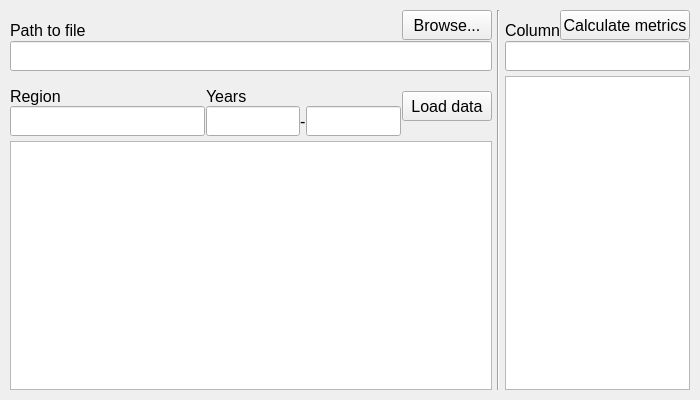
<?xml version="1.0" encoding="UTF-8"?>
<ui version="4.0">
 <class>MainWindow</class>
 <widget class="QMainWindow" name="MainWindow">
  <property name="geometry">
   <rect>
    <x>0</x>
    <y>0</y>
    <width>700</width>
    <height>400</height>
   </rect>
  </property>
  <property name="minimumSize">
   <size>
    <width>700</width>
    <height>400</height>
   </size>
  </property>
  <property name="font">
   <font>
    <pointsize>11</pointsize>
   </font>
  </property>
  <property name="windowTitle">
   <string>CSV reader</string>
  </property>
  <widget class="QWidget" name="main">
   <property name="minimumSize">
    <size>
     <width>0</width>
     <height>0</height>
    </size>
   </property>
   <property name="font">
    <font>
     <family>Ubuntu</family>
     <pointsize>12</pointsize>
    </font>
   </property>
   <property name="whatsThis">
    <string/>
   </property>
   <property name="styleSheet">
    <string notr="true"/>
   </property>
   <layout class="QHBoxLayout" name="horizontalLayout_5" stretch="3,0,1">
    <property name="spacing">
     <number>5</number>
    </property>
    <property name="leftMargin">
     <number>10</number>
    </property>
    <property name="topMargin">
     <number>10</number>
    </property>
    <property name="rightMargin">
     <number>10</number>
    </property>
    <property name="bottomMargin">
     <number>10</number>
    </property>
    <item>
     <layout class="QVBoxLayout" name="layout_vertical_1">
      <property name="spacing">
       <number>5</number>
      </property>
      <item>
       <layout class="QVBoxLayout" name="layout_path">
        <property name="spacing">
         <number>1</number>
        </property>
        <item>
         <layout class="QHBoxLayout" name="layout_path_top">
          <property name="spacing">
           <number>0</number>
          </property>
          <item>
           <widget class="QLabel" name="lbl_path">
            <property name="sizePolicy">
             <sizepolicy hsizetype="Fixed" vsizetype="Fixed">
              <horstretch>0</horstretch>
              <verstretch>0</verstretch>
             </sizepolicy>
            </property>
            <property name="minimumSize">
             <size>
              <width>80</width>
              <height>30</height>
             </size>
            </property>
            <property name="maximumSize">
             <size>
              <width>80</width>
              <height>30</height>
             </size>
            </property>
            <property name="font">
             <font>
              <family>Ubuntu</family>
              <pointsize>12</pointsize>
             </font>
            </property>
            <property name="text">
             <string>Path to file</string>
            </property>
            <property name="alignment">
             <set>Qt::AlignBottom|Qt::AlignLeading|Qt::AlignLeft</set>
            </property>
           </widget>
          </item>
          <item>
           <spacer name="spacer_path">
            <property name="orientation">
             <enum>Qt::Horizontal</enum>
            </property>
            <property name="sizeHint" stdset="0">
             <size>
              <width>40</width>
              <height>30</height>
             </size>
            </property>
           </spacer>
          </item>
          <item>
           <widget class="QPushButton" name="btn_browse">
            <property name="sizePolicy">
             <sizepolicy hsizetype="Fixed" vsizetype="Fixed">
              <horstretch>0</horstretch>
              <verstretch>0</verstretch>
             </sizepolicy>
            </property>
            <property name="minimumSize">
             <size>
              <width>90</width>
              <height>30</height>
             </size>
            </property>
            <property name="maximumSize">
             <size>
              <width>90</width>
              <height>30</height>
             </size>
            </property>
            <property name="font">
             <font>
              <family>Ubuntu</family>
              <pointsize>12</pointsize>
             </font>
            </property>
            <property name="text">
             <string>Browse...</string>
            </property>
           </widget>
          </item>
         </layout>
        </item>
        <item>
         <widget class="QLineEdit" name="ln_path">
          <property name="minimumSize">
           <size>
            <width>300</width>
            <height>30</height>
           </size>
          </property>
          <property name="maximumSize">
           <size>
            <width>16777215</width>
            <height>30</height>
           </size>
          </property>
          <property name="font">
           <font>
            <family>Ubuntu</family>
            <pointsize>12</pointsize>
           </font>
          </property>
         </widget>
        </item>
       </layout>
      </item>
      <item>
       <layout class="QHBoxLayout" name="layout_criteria" stretch="2,2,0">
        <property name="spacing">
         <number>1</number>
        </property>
        <item>
         <layout class="QVBoxLayout" name="layout_region">
          <property name="spacing">
           <number>0</number>
          </property>
          <item>
           <layout class="QHBoxLayout" name="layout_region_top">
            <property name="spacing">
             <number>0</number>
            </property>
            <item>
             <widget class="QLabel" name="lbl_region">
              <property name="sizePolicy">
               <sizepolicy hsizetype="Fixed" vsizetype="Fixed">
                <horstretch>0</horstretch>
                <verstretch>0</verstretch>
               </sizepolicy>
              </property>
              <property name="minimumSize">
               <size>
                <width>50</width>
                <height>30</height>
               </size>
              </property>
              <property name="maximumSize">
               <size>
                <width>50</width>
                <height>30</height>
               </size>
              </property>
              <property name="font">
               <font>
                <family>Ubuntu</family>
                <pointsize>12</pointsize>
               </font>
              </property>
              <property name="text">
               <string>Region</string>
              </property>
              <property name="alignment">
               <set>Qt::AlignBottom|Qt::AlignLeading|Qt::AlignLeft</set>
              </property>
             </widget>
            </item>
            <item>
             <spacer name="spacer_region">
              <property name="orientation">
               <enum>Qt::Horizontal</enum>
              </property>
              <property name="sizeHint" stdset="0">
               <size>
                <width>40</width>
                <height>30</height>
               </size>
              </property>
             </spacer>
            </item>
           </layout>
          </item>
          <item>
           <widget class="QLineEdit" name="ln_region">
            <property name="minimumSize">
             <size>
              <width>100</width>
              <height>30</height>
             </size>
            </property>
            <property name="maximumSize">
             <size>
              <width>16777215</width>
              <height>30</height>
             </size>
            </property>
            <property name="font">
             <font>
              <family>Ubuntu</family>
              <pointsize>12</pointsize>
             </font>
            </property>
           </widget>
          </item>
         </layout>
        </item>
        <item>
         <layout class="QVBoxLayout" name="layout_years">
          <property name="spacing">
           <number>0</number>
          </property>
          <item>
           <layout class="QHBoxLayout" name="layout_years_top">
            <property name="spacing">
             <number>0</number>
            </property>
            <item>
             <widget class="QLabel" name="lbl_years">
              <property name="sizePolicy">
               <sizepolicy hsizetype="Fixed" vsizetype="Fixed">
                <horstretch>0</horstretch>
                <verstretch>0</verstretch>
               </sizepolicy>
              </property>
              <property name="minimumSize">
               <size>
                <width>40</width>
                <height>30</height>
               </size>
              </property>
              <property name="maximumSize">
               <size>
                <width>40</width>
                <height>30</height>
               </size>
              </property>
              <property name="font">
               <font>
                <family>Ubuntu</family>
                <pointsize>12</pointsize>
               </font>
              </property>
              <property name="text">
               <string>Years</string>
              </property>
              <property name="alignment">
               <set>Qt::AlignBottom|Qt::AlignLeading|Qt::AlignLeft</set>
              </property>
             </widget>
            </item>
            <item>
             <spacer name="spacer_years">
              <property name="orientation">
               <enum>Qt::Horizontal</enum>
              </property>
              <property name="sizeHint" stdset="0">
               <size>
                <width>40</width>
                <height>30</height>
               </size>
              </property>
             </spacer>
            </item>
           </layout>
          </item>
          <item>
           <layout class="QHBoxLayout" name="layout_years_bottom" stretch="0,0,0">
            <property name="spacing">
             <number>0</number>
            </property>
            <item>
             <widget class="QLineEdit" name="ln_init_year">
              <property name="minimumSize">
               <size>
                <width>0</width>
                <height>30</height>
               </size>
              </property>
              <property name="maximumSize">
               <size>
                <width>16777215</width>
                <height>30</height>
               </size>
              </property>
              <property name="font">
               <font>
                <family>Ubuntu</family>
                <pointsize>12</pointsize>
               </font>
              </property>
             </widget>
            </item>
            <item>
             <widget class="QLabel" name="lbl_dash">
              <property name="sizePolicy">
               <sizepolicy hsizetype="Fixed" vsizetype="Fixed">
                <horstretch>0</horstretch>
                <verstretch>0</verstretch>
               </sizepolicy>
              </property>
              <property name="minimumSize">
               <size>
                <width>6</width>
                <height>30</height>
               </size>
              </property>
              <property name="maximumSize">
               <size>
                <width>6</width>
                <height>30</height>
               </size>
              </property>
              <property name="font">
               <font>
                <family>Ubuntu</family>
                <pointsize>12</pointsize>
               </font>
              </property>
              <property name="text">
               <string>-</string>
              </property>
             </widget>
            </item>
            <item>
             <widget class="QLineEdit" name="ln_final_year">
              <property name="minimumSize">
               <size>
                <width>0</width>
                <height>30</height>
               </size>
              </property>
              <property name="maximumSize">
               <size>
                <width>16777215</width>
                <height>30</height>
               </size>
              </property>
              <property name="font">
               <font>
                <family>Ubuntu</family>
                <pointsize>12</pointsize>
               </font>
              </property>
             </widget>
            </item>
           </layout>
          </item>
         </layout>
        </item>
        <item>
         <widget class="QPushButton" name="btn_load">
          <property name="sizePolicy">
           <sizepolicy hsizetype="Fixed" vsizetype="Fixed">
            <horstretch>0</horstretch>
            <verstretch>0</verstretch>
           </sizepolicy>
          </property>
          <property name="minimumSize">
           <size>
            <width>90</width>
            <height>30</height>
           </size>
          </property>
          <property name="maximumSize">
           <size>
            <width>90</width>
            <height>30</height>
           </size>
          </property>
          <property name="font">
           <font>
            <family>Ubuntu</family>
            <pointsize>12</pointsize>
           </font>
          </property>
          <property name="text">
           <string>Load data</string>
          </property>
         </widget>
        </item>
       </layout>
      </item>
      <item>
       <widget class="QTableView" name="tbl_found">
        <property name="font">
         <font>
          <family>Ubuntu</family>
          <pointsize>10</pointsize>
         </font>
        </property>
       </widget>
      </item>
     </layout>
    </item>
    <item>
     <widget class="Line" name="line">
      <property name="orientation">
       <enum>Qt::Vertical</enum>
      </property>
     </widget>
    </item>
    <item>
     <layout class="QVBoxLayout" name="layout_vertical_2">
      <property name="spacing">
       <number>5</number>
      </property>
      <item>
       <layout class="QVBoxLayout" name="layout_column">
        <property name="spacing">
         <number>1</number>
        </property>
        <item>
         <layout class="QHBoxLayout" name="layout_column_top">
          <property name="spacing">
           <number>0</number>
          </property>
          <item>
           <widget class="QLabel" name="lbl_column">
            <property name="minimumSize">
             <size>
              <width>55</width>
              <height>30</height>
             </size>
            </property>
            <property name="maximumSize">
             <size>
              <width>55</width>
              <height>30</height>
             </size>
            </property>
            <property name="font">
             <font>
              <family>Ubuntu</family>
              <pointsize>12</pointsize>
             </font>
            </property>
            <property name="text">
             <string>Column</string>
            </property>
            <property name="alignment">
             <set>Qt::AlignBottom|Qt::AlignLeading|Qt::AlignLeft</set>
            </property>
           </widget>
          </item>
          <item>
           <spacer name="spacer_calculate">
            <property name="orientation">
             <enum>Qt::Horizontal</enum>
            </property>
            <property name="sizeHint" stdset="0">
             <size>
              <width>40</width>
              <height>30</height>
             </size>
            </property>
           </spacer>
          </item>
          <item>
           <widget class="QPushButton" name="btn_calculate">
            <property name="minimumSize">
             <size>
              <width>130</width>
              <height>30</height>
             </size>
            </property>
            <property name="maximumSize">
             <size>
              <width>130</width>
              <height>30</height>
             </size>
            </property>
            <property name="font">
             <font>
              <family>Ubuntu</family>
              <pointsize>12</pointsize>
             </font>
            </property>
            <property name="text">
             <string>Calculate metrics</string>
            </property>
           </widget>
          </item>
         </layout>
        </item>
        <item>
         <widget class="QLineEdit" name="ln_column">
          <property name="minimumSize">
           <size>
            <width>0</width>
            <height>30</height>
           </size>
          </property>
          <property name="font">
           <font>
            <family>Ubuntu</family>
            <pointsize>12</pointsize>
           </font>
          </property>
          <property name="text">
           <string/>
          </property>
         </widget>
        </item>
       </layout>
      </item>
      <item>
       <widget class="QTableView" name="tbl_res">
        <property name="font">
         <font>
          <family>Ubuntu</family>
          <pointsize>10</pointsize>
         </font>
        </property>
       </widget>
      </item>
     </layout>
    </item>
   </layout>
  </widget>
 </widget>
 <resources/>
 <connections/>
</ui>
